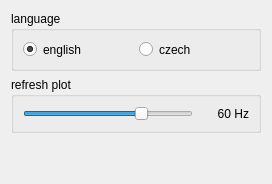
      <widget class="QWidget" name="tab_8">
       <attribute name="title">
        <string>settings</string>
       </attribute>
       <layout class="QVBoxLayout" name="verticalLayout_2">
        <item>
         <widget class="QGroupBox" name="groupBox_2">
          <property name="maximumSize">
           <size>
            <width>16777215</width>
            <height>60</height>
           </size>
          </property>
          <property name="title">
           <string>language</string>
          </property>
          <layout class="QHBoxLayout" name="horizontalLayout_3">
           <item>
            <widget class="QRadioButton" name="radioButtonEn">
             <property name="text">
              <string>english</string>
             </property>
             <property name="checked">
              <bool>true</bool>
             </property>
            </widget>
           </item>
           <item>
            <widget class="QRadioButton" name="radioButtonCz">
             <property name="text">
              <string>czech</string>
             </property>
            </widget>
           </item>
          </layout>
         </widget>
        </item>
        <item>
         <widget class="QGroupBox" name="groupBox">
          <property name="minimumSize">
           <size>
            <width>250</width>
            <height>0</height>
           </size>
          </property>
          <property name="title">
           <string>refresh plot</string>
          </property>
          <layout class="QGridLayout" name="gridLayout_4">
           <item row="0" column="0">
            <widget class="QSlider" name="sliderRefreshRate">
             <property name="minimum">
              <number>0</number>
             </property>
             <property name="maximum">
              <number>7</number>
             </property>
             <property name="value">
              <number>5</number>
             </property>
             <property name="orientation">
              <enum>Qt::Horizontal</enum>
             </property>
             <property name="invertedAppearance">
              <bool>false</bool>
             </property>
             <property name="invertedControls">
              <bool>false</bool>
             </property>
             <property name="tickPosition">
              <enum>QSlider::NoTicks</enum>
             </property>
             <property name="tickInterval">
              <number>10</number>
             </property>
            </widget>
           </item>
           <item row="0" column="1">
            <widget class="QLabel" name="labelRefreshRate">
             <property name="minimumSize">
              <size>
               <width>50</width>
               <height>0</height>
              </size>
             </property>
             <property name="text">
              <string notr="true">60 Hz</string>
             </property>
             <property name="alignment">
              <set>Qt::AlignRight|Qt::AlignTrailing|Qt::AlignVCenter</set>
             </property>
            </widget>
           </item>
          </layout>
         </widget>
        </item>
        <item>
         <spacer name="verticalSpacer">
          <property name="orientation">
           <enum>Qt::Vertical</enum>
          </property>
          <property name="sizeHint" stdset="0">
           <size>
            <width>20</width>
            <height>40</height>
           </size>
          </property>
         </spacer>
        </item>
       </layout>
      </widget>
